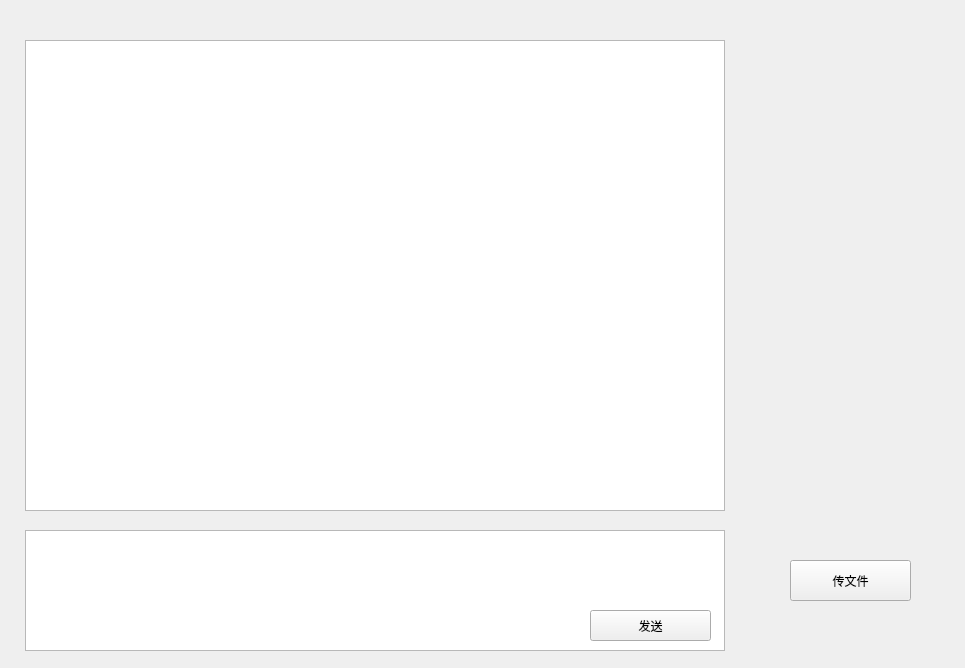
<?xml version="1.0" encoding="UTF-8"?>
<ui version="4.0">
 <class>ChatForm</class>
 <widget class="QWidget" name="ChatForm">
  <property name="geometry">
   <rect>
    <x>0</x>
    <y>0</y>
    <width>965</width>
    <height>668</height>
   </rect>
  </property>
  <property name="windowTitle">
   <string>Form</string>
  </property>
  <widget class="QListWidget" name="MsgBoard">
   <property name="geometry">
    <rect>
     <x>25</x>
     <y>40</y>
     <width>700</width>
     <height>471</height>
    </rect>
   </property>
  </widget>
  <widget class="QTextEdit" name="typeBoard">
   <property name="geometry">
    <rect>
     <x>25</x>
     <y>530</y>
     <width>700</width>
     <height>121</height>
    </rect>
   </property>
  </widget>
  <widget class="QPushButton" name="sendMessageButton">
   <property name="geometry">
    <rect>
     <x>590</x>
     <y>610</y>
     <width>121</width>
     <height>31</height>
    </rect>
   </property>
   <property name="text">
    <string>发送</string>
   </property>
  </widget>
  <widget class="QPushButton" name="sendFileBtn">
   <property name="geometry">
    <rect>
     <x>790</x>
     <y>560</y>
     <width>121</width>
     <height>41</height>
    </rect>
   </property>
   <property name="text">
    <string>传文件</string>
   </property>
  </widget>
 </widget>
 <resources/>
 <connections/>
</ui>
